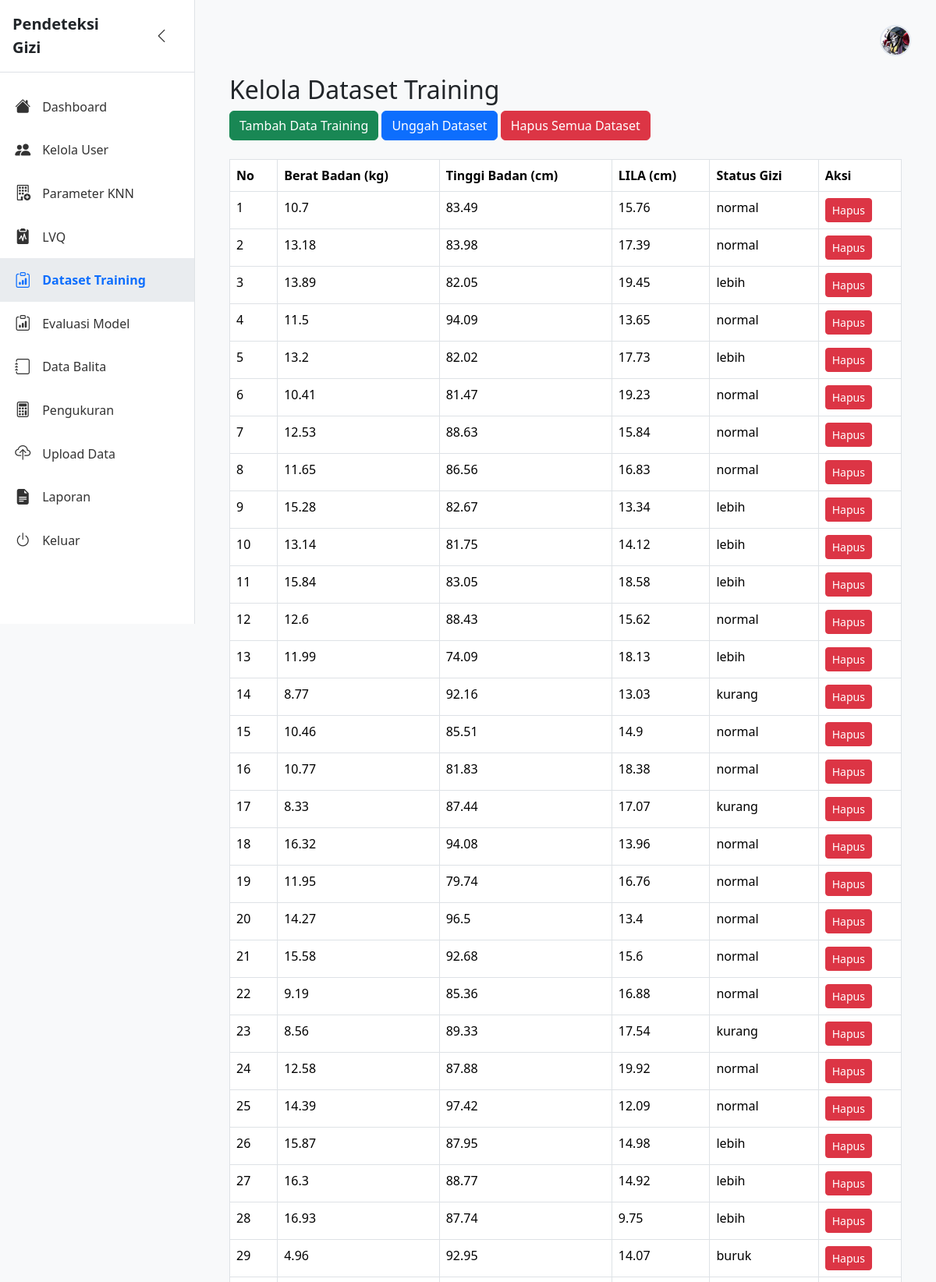
The page /kelola_dataset_training (signed in, upper part) on the database its author committed.
### tables this page shows
CREATE TABLE dataset_training (
            id INTEGER PRIMARY KEY AUTOINCREMENT,
            feature1 REAL NOT NULL,
            feature2 REAL NOT NULL,
            feature3 REAL NOT NULL,
            target TEXT NOT NULL
        );

### app.py (the view)
@app.route('/kelola_dataset_training')
@login_required
def kelola_dataset_training():
    conn = get_db()
    data = conn.execute('SELECT id, feature1, feature2, feature3, target FROM dataset_training').fetchall()
    conn.close()
    return render_template('dataset/kelola_dataset_training.html', data=data)

### app.py (called while the page is built)
def get_db():
    conn = sqlite3.connect(app.config['DATABASE'])
    conn.row_factory = sqlite3.Row
    conn.execute("PRAGMA foreign_keys = ON")
    return conn

def login_required(f):
    @wraps(f)
    def decorated(*args, **kwargs):
        if 'user_id' not in session:
            flash('Silakan login terlebih dahulu', 'danger')
            return redirect(url_for('login'))
        return f(*args, **kwargs)
    return decorated

### templates/dataset/kelola_dataset_training.html
{% extends "base.html" %}
{% block content %}
<div class="container mt-4">
  <h2>Kelola Dataset Training</h2>
  <a href="{{ url_for('tambah_dataset_training') }}" class="btn btn-success mb-2">Tambah Data Training</a>
  <a href="{{ url_for('unggah_dataset_training') }}" class="btn btn-primary mb-2">Unggah Dataset </a>
  <form action="{{ url_for('hapus_semua_dataset_training') }}" method="post" style="display:inline;" onsubmit="return confirm('Yakin ingin menghapus SEMUA data training?');">
    <button type="submit" class="btn btn-danger mb-2">Hapus Semua Dataset</button>
  </form>
  <table class="table table-bordered mt-3">
    <thead>
      <tr>
        <th>No</th>
        <th>Berat Badan (kg)</th>
        <th>Tinggi Badan (cm)</th>
        <th>LILA (cm)</th>
        <th>Status Gizi</th>
        <th>Aksi</th>
      </tr>
    </thead>
    <tbody>
      {% for row in data %}
      <tr>
        <td>{{ loop.index }}</td>
        <td>{{ row['feature1']|round(2) }}</td>
        <td>{{ row['feature2']|round(2) }}</td>
        <td>{{ row['feature3']|round(2) }}</td>
        <td>{{ row['target'] }}</td>
        <td>
          <form action="{{ url_for('hapus_dataset_training', id=row['id']) }}" method="post" style="display:inline;" onsubmit="return confirm('Yakin ingin menghapus data ini?');">
            <button type="submit" class="btn btn-danger btn-sm">Hapus</button>
          </form>
        </td>
      </tr>
      {% else %}
      <tr>
        <td colspan="6" class="text-center">Belum ada data training.</td>
      </tr>
      {% endfor %}
    </tbody>
  </table>
</div>
{% endblock %}

### templates/base.html (style rules this page uses)
body { background: #f8f9fa; }

### rows shown on the page
dataset_training: feature1 "10.7", feature2 "83.49", feature3 "15.76", target "normal"
dataset_training: feature1 "13.18", feature2 "83.98", feature3 "17.39", target "normal"
dataset_training: feature1 "13.89", feature2 "82.05", feature3 "19.45", target "lebih"
dataset_training: feature1 "11.5", feature2 "94.09", feature3 "13.65", target "normal"
dataset_training: feature1 "13.2", feature2 "82.02", feature3 "17.73", target "lebih"
dataset_training: feature1 "10.41", feature2 "81.47", feature3 "19.23", target "normal"
dataset_training: feature1 "12.53", feature2 "88.63", feature3 "15.84", target "normal"
dataset_training: feature1 "11.65", feature2 "86.56", feature3 "16.83", target "normal"
dataset_training: feature1 "15.28", feature2 "82.67", feature3 "13.34", target "lebih"
dataset_training: feature1 "13.14", feature2 "81.75", feature3 "14.12", target "lebih"
dataset_training: feature1 "15.84", feature2 "83.05", feature3 "18.58", target "lebih"
dataset_training: feature1 "12.6", feature2 "88.43", feature3 "15.62", target "normal"
dataset_training: feature1 "11.99", feature2 "74.09", feature3 "18.13", target "lebih"
dataset_training: feature1 "8.77", feature2 "92.16", feature3 "13.03", target "kurang"
dataset_training: feature1 "10.46", feature2 "85.51", feature3 "14.9", target "normal"
dataset_training: feature1 "10.77", feature2 "81.83", feature3 "18.38", target "normal"
dataset_training: feature1 "8.33", feature2 "87.44", feature3 "17.07", target "kurang"
dataset_training: feature1 "16.32", feature2 "94.08", feature3 "13.96", target "normal"
dataset_training: feature1 "11.95", feature2 "79.74", feature3 "16.76", target "normal"
dataset_training: feature1 "14.27", feature2 "96.5", feature3 "13.4", target "normal"
dataset_training: feature1 "15.58", feature2 "92.68", feature3 "15.6", target "normal"
dataset_training: feature1 "9.19", feature2 "85.36", feature3 "16.88", target "normal"
dataset_training: feature1 "8.56", feature2 "89.33", feature3 "17.54", target "kurang"
dataset_training: feature1 "12.58", feature2 "87.88", feature3 "19.92", target "normal"
dataset_training: feature1 "14.39", feature2 "97.42", feature3 "12.09", target "normal"
dataset_training: feature1 "15.87", feature2 "87.95", feature3 "14.98", target "lebih"
dataset_training: feature1 "16.3", feature2 "88.77", feature3 "14.92", target "lebih"
dataset_training: feature1 "16.93", feature2 "87.74", feature3 "9.75", target "lebih"
dataset_training: feature1 "4.96", feature2 "92.95", feature3 "14.07", target "buruk"
